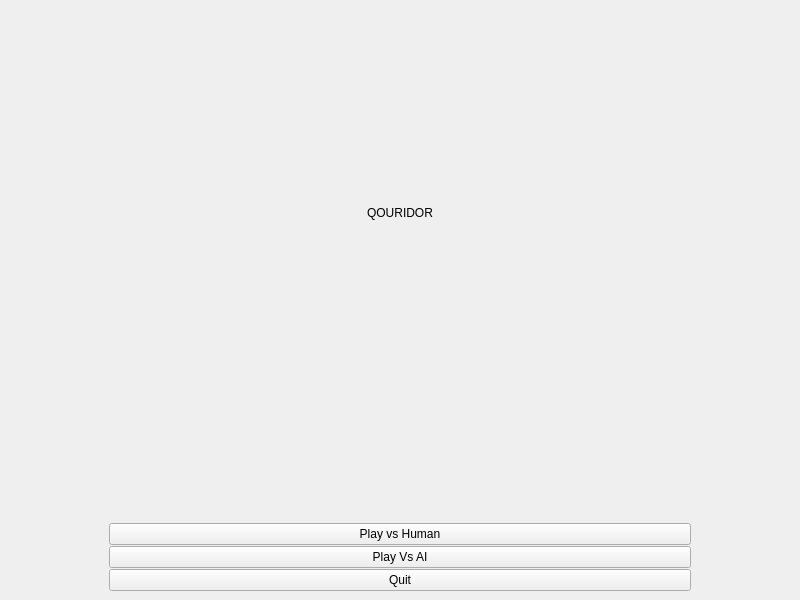
<?xml version="1.0" encoding="UTF-8"?>
<ui version="4.0">
 <class>MainWindow</class>
 <widget class="QMainWindow" name="MainWindow">
  <property name="geometry">
   <rect>
    <x>0</x>
    <y>0</y>
    <width>800</width>
    <height>600</height>
   </rect>
  </property>
  <property name="windowTitle">
   <string>MainWindow</string>
  </property>
  <widget class="QWidget" name="centralwidget">
   <property name="styleSheet">
    <string notr="true"/>
   </property>
   <layout class="QVBoxLayout" name="verticalLayout_2">
    <item>
     <widget class="QLabel" name="label">
      <property name="autoFillBackground">
       <bool>false</bool>
      </property>
      <property name="text">
       <string>QOURIDOR</string>
      </property>
      <property name="alignment">
       <set>Qt::AlignmentFlag::AlignCenter</set>
      </property>
     </widget>
    </item>
    <item>
     <layout class="QVBoxLayout" name="verticalLayout">
      <property name="spacing">
       <number>1</number>
      </property>
      <property name="sizeConstraint">
       <enum>QLayout::SizeConstraint::SetDefaultConstraint</enum>
      </property>
      <property name="leftMargin">
       <number>100</number>
      </property>
      <property name="topMargin">
       <number>100</number>
      </property>
      <property name="rightMargin">
       <number>100</number>
      </property>
      <property name="bottomMargin">
       <number>0</number>
      </property>
      <item>
       <widget class="QPushButton" name="HumanBtn">
        <property name="text">
         <string>Play vs Human</string>
        </property>
       </widget>
      </item>
      <item>
       <widget class="QPushButton" name="AIBtn">
        <property name="text">
         <string>Play Vs AI</string>
        </property>
       </widget>
      </item>
      <item>
       <widget class="QPushButton" name="quitBtn">
        <property name="text">
         <string>Quit</string>
        </property>
       </widget>
      </item>
     </layout>
    </item>
   </layout>
  </widget>
 </widget>
 <resources/>
 <connections/>
</ui>
